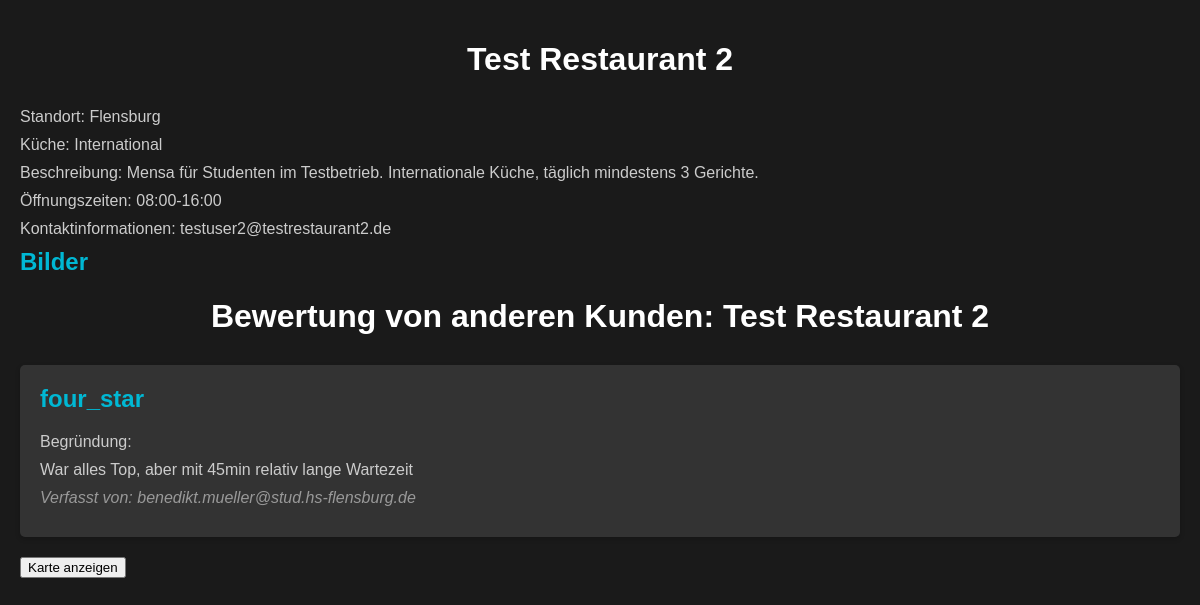
The page /restaurant/restaurant/1/ on the database as committed earlier.
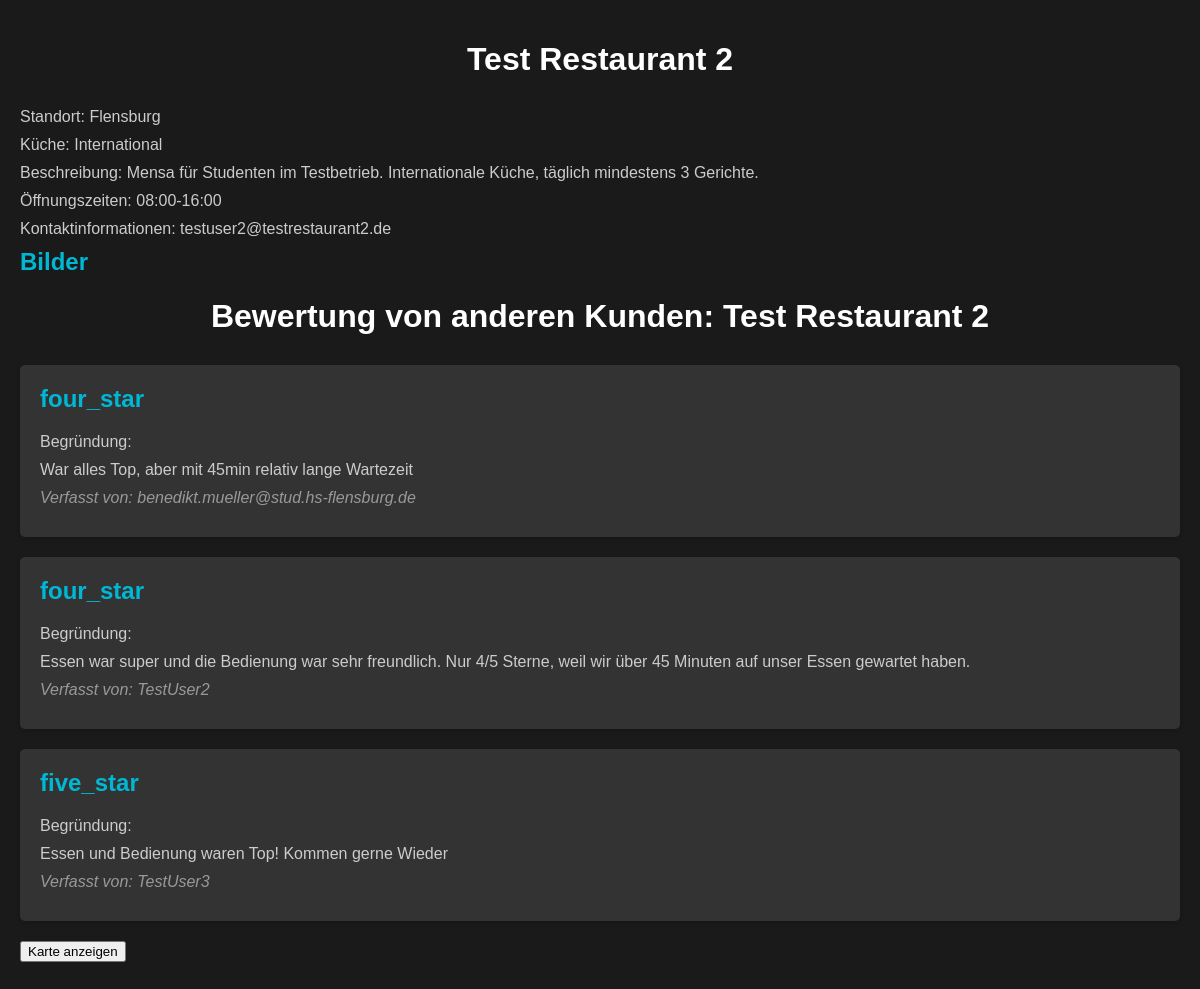
The same page on the database as committed later.
### restaurant/models.py (models this page shows, shortened)
class Feedback(models.Model):
    customer = models.ForeignKey(UserProfile,on_delete=models.CASCADE)
    restaurant = models.ForeignKey(Restaurant, on_delete=models.CASCADE)
    vote = models.CharField(max_length=10, choices=Choices.VOTE_CHOICES)
    feedback = models.TextField(blank=True)

class UserProfile(models.Model):
    user = models.OneToOneField(User, on_delete=models.CASCADE)
    phone_number = models.CharField(max_length=15, blank=True)
    role = models.CharField(max_length=50, choices=Choices.ROLE_CHOICES)
    def __str__(self):
        return str(self.user)

### restaurant/views.py (the view)
# urls.py: path('restaurant/<int:pk>/', views.restaurant_detail, name='restaurant_detail'),
def restaurant_detail(request, pk):
    restaurant = get_object_or_404(Restaurant, pk=pk)
    images = restaurant.images.all()
    feedbacks = Feedback.objects.filter(restaurant=restaurant)
    menu_items = Menu.objects.filter(restaurant=restaurant)
    return render(request, 'restaurant/restaurant_detail.html', {'restaurant': restaurant, 'images': images,'feedbacks':feedbacks,'menu_items':menu_items})

### restaurant/models.py (called while the page is built)
    def __str__(self):
        return self.name

### restaurant/templates/restaurant/restaurant_detail.html (shortened to what this page needs)
<!DOCTYPE html>
<html>
<head>
</head>
<body>
    <h1>{{ restaurant.name }}</h1>
    <p>Standort: {{ restaurant.location }}</p>
    <p>Küche: {{ restaurant.get_cuisine_display }}</p>
    <p>Beschreibung: {{ restaurant.description }}</p>
    <p>Öffnungszeiten: {{ restaurant.opening_hours }}</p>
    <p>Kontaktinformationen: {{ restaurant.contact_info }}</p>
    <div>
        <h2>Bilder</h2>
    </div>
    <h1>Bewertung von anderen Kunden: {{restaurant}}</h1>
    <ul>
        {% for feedback in feedbacks %}
        <li>
            <h2>{{feedback.vote}}</h2>
            <p>Begründung:</p>
            <p>{{feedback.feedback}}</p>
            <p class="author">Verfasst von: {{feedback.customer}}</p>
        </li>
        {% empty %}
        <li class="no-feedback"><p>Noch keine Bewertungen da...</p></li>
        {% endfor %}
        <button id="menuButton">Karte anzeigen</button>
</body>
</html>

Rows that differ between the two databases and show on the page:
added Feedback: vote "four_star", feedback "Essen war super und die Bedienung war sehr freundlich. Nur 4/5 Sterne, weil wir über 45 Minuten auf unser Essen gewartet haben.", customer "TestUser2"
added Feedback: vote "five_star", feedback "Essen und Bedienung waren Top! Kommen gerne Wieder", customer "TestUser3"
